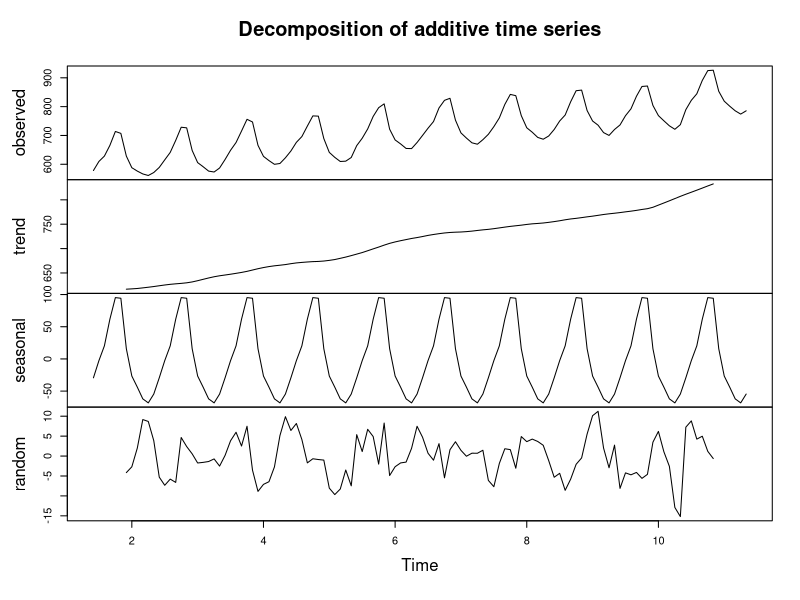

This chart was generated by the following R code: (Note: this script raises an error after producing the figure.)
####################################################################
#### Setup
####################################################################
## Install and load libraries
ipak <- function(pkg) {
  new.pkg <- pkg[!(pkg %in% installed.packages()[, "Package"])]
  if (length(new.pkg)) 
    install.packages(new.pkg, dependencies = TRUE)
  sapply(pkg, require, character.only = TRUE)
}

packages <- c("ggplot2", "reshape2", "gridExtra", "TSA", "astsa")
ipak(packages)

## Read data
milk=read.table("pamilk.txt", header=T)[,1]
flour = read.delim("flour.dat", header = TRUE, sep = "") [,3]

####################################################################
#### Problem 1
####################################################################

milk_ts = ts(milk, start = c(1, 6), frequency = 12)

## Part A
milk_additive_decomp = decompose(milk_ts, type="additive")

## Part B

## Part C
plot(milk_additive_decomp)

## Part D
milk_multiplicative_decomp = decompose(milk_ts, type="multiplicative")

## Part E

## Part F
milk_lowess_decomp = stl(milk_ts, "periodic")

## Part G
# Yes, the trend is linear, not exponential or polynomial so the additive
# decomposition is suitable.

####################################################################
#### Problem 2
####################################################################

## Part A
acf2(milk)
milk_differenced_data = diff(milk, 1)
milk_differenced_data = diff(milk_differenced_data, 12)
acf2(milk_differenced_data)

# Possibly (1,1,1,2,1,2,12) SARIMA

## Part B
sarima(milk_ts, 1,1,1,2,1,2,12)

## Part C
sarima.for(milk_ts,12, 1,1,1,2,1,2,12)

####################################################################
#### Problem 3
####################################################################
flour_ts = ts(flour)
plot(flour_ts, type="b")
abline(v=seq(0,100,3), col="blue")
abline(v=seq(0,100,12), col="red")

## Part A

flour_trend = filter(flour_ts, filter=c(1/8, rep(1/4, 3), 1/8), sides=2)
#flour_trend = filter(flour_ts, filter=c(1/24,1/12,1/12,1/12,1/12,1/12,1/12,1/12,1/12,1/12,1/12,1/12,1/24), sides=2)
#flour_trend = filter(flour_ts, filter=c(1/120, rep(1/60, 59), 1/120), sides=2)

flour_trend_ts = ts(flour_trend)
plot(flour_trend)

## Part B
flour_minus_trend_ts = flour_ts - flour_trend_ts
plot(flour_minus_trend_ts)

## Part C
flour_lowess_ts = lowess(flour_ts, f=1/4)
plot(flour_lowess_ts)

## Part D
flour_lowess_ts_10 = lowess(flour_ts, f=1/10)
flour_lowess_ts_5 = lowess(flour_ts, f=1/5)
flour_lowess_ts_1 = lowess(flour_ts, f=1)

plot(flour_lowess_ts_10)
points(flour_lowess_ts_5, col="red")
points(flour_lowess_ts_1, col="green")

# As f increases, the plot approaches a straight line at the mean

## Part E
flour_arima = arima(flour_ts, order = c(0,1,1))
flour_arima_coeff = unname(flour_arima$coef)
flour_arima_sigma = unname(sqrt(flour_arima$sigma2))

## Part F
flour_pred_vals = flour_ts - flour_arima$residuals
plot(flour_ts, type="b")
lines(flour_pred_vals, col="red")

## Part G
flour_alpha = 1 + flour_arima_coeff
flour_alpha*flour_ts[100]+(1 - flour_alpha)*flour_pred_vals[100]